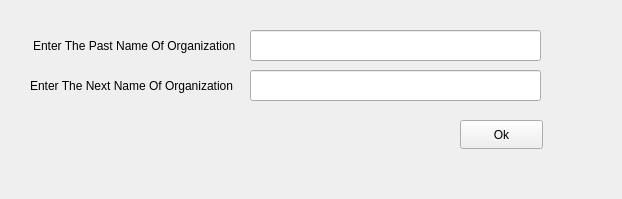
<?xml version="1.0" encoding="UTF-8"?>
<ui version="4.0">
 <class>EditOrg</class>
 <widget class="QWidget" name="EditOrg">
  <property name="geometry">
   <rect>
    <x>0</x>
    <y>0</y>
    <width>622</width>
    <height>199</height>
   </rect>
  </property>
  <property name="windowTitle">
   <string>Form</string>
  </property>
  <widget class="QLineEdit" name="lineEdit_nameorg">
   <property name="geometry">
    <rect>
     <x>250</x>
     <y>30</y>
     <width>291</width>
     <height>31</height>
    </rect>
   </property>
  </widget>
  <widget class="QPushButton" name="pushButton_ok">
   <property name="geometry">
    <rect>
     <x>460</x>
     <y>120</y>
     <width>83</width>
     <height>29</height>
    </rect>
   </property>
   <property name="cursor">
    <cursorShape>OpenHandCursor</cursorShape>
   </property>
   <property name="text">
    <string>Ok</string>
   </property>
  </widget>
  <widget class="QLabel" name="label">
   <property name="geometry">
    <rect>
     <x>33</x>
     <y>20</y>
     <width>281</width>
     <height>51</height>
    </rect>
   </property>
   <property name="styleSheet">
    <string notr="true">color: rgb(0, 0, 0);
font: 700 9pt &quot;Segoe UI&quot;;</string>
   </property>
   <property name="text">
    <string>Enter The Past Name Of Organization</string>
   </property>
  </widget>
  <widget class="QLineEdit" name="lineEdit_nameorg_2">
   <property name="geometry">
    <rect>
     <x>250</x>
     <y>70</y>
     <width>291</width>
     <height>31</height>
    </rect>
   </property>
  </widget>
  <widget class="QLabel" name="label_2">
   <property name="geometry">
    <rect>
     <x>30</x>
     <y>60</y>
     <width>281</width>
     <height>51</height>
    </rect>
   </property>
   <property name="styleSheet">
    <string notr="true">font: 700 9pt &quot;Segoe UI&quot;;</string>
   </property>
   <property name="text">
    <string>Enter The Next Name Of Organization</string>
   </property>
  </widget>
 </widget>
 <resources/>
 <connections/>
</ui>
